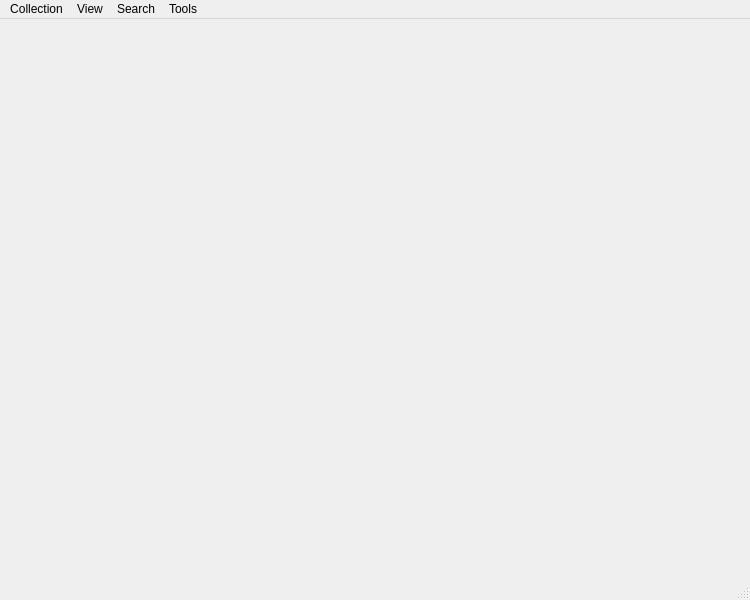
<?xml version="1.0" encoding="UTF-8"?>
<ui version="4.0">
 <class>MainWindow</class>
 <widget class="QMainWindow" name="MainWindow">
  <property name="geometry">
   <rect>
    <x>0</x>
    <y>0</y>
    <width>750</width>
    <height>600</height>
   </rect>
  </property>
  <property name="windowTitle">
   <string>Collector</string>
  </property>
  <property name="windowIcon">
   <iconset resource="img/img.qrc">
    <normaloff>:/collection.png</normaloff>:/collection.png</iconset>
  </property>
  <property name="unifiedTitleAndToolBarOnMac">
   <bool>true</bool>
  </property>
  <widget class="QWidget" name="centralwidget">
   <layout class="QVBoxLayout" name="verticalLayout">
    <item>
     <widget class="QWidget" name="wContainer" native="true"/>
    </item>
   </layout>
  </widget>
  <widget class="QMenuBar" name="menubar">
   <property name="geometry">
    <rect>
     <x>0</x>
     <y>0</y>
     <width>750</width>
     <height>22</height>
    </rect>
   </property>
   <widget class="QMenu" name="menuFile">
    <property name="title">
     <string>Collection</string>
    </property>
    <addaction name="actionProperties"/>
    <addaction name="separator"/>
   </widget>
   <widget class="QMenu" name="menuSearch">
    <property name="title">
     <string>Search</string>
    </property>
    <addaction name="actionQuick_search"/>
    <addaction name="actionAdvanced_Search"/>
   </widget>
   <widget class="QMenu" name="menuTools">
    <property name="title">
     <string>Tools</string>
    </property>
    <addaction name="actionDiscover"/>
    <addaction name="actionExport"/>
    <addaction name="actionImport"/>
    <addaction name="actionPreferences"/>
   </widget>
   <widget class="QMenu" name="menuView">
    <property name="title">
     <string>View</string>
    </property>
    <addaction name="actionView_Dashboard"/>
    <addaction name="actionFullscreen"/>
   </widget>
   <addaction name="menuFile"/>
   <addaction name="menuView"/>
   <addaction name="menuSearch"/>
   <addaction name="menuTools"/>
  </widget>
  <widget class="QStatusBar" name="statusbar"/>
  <action name="actionQuick_search">
   <property name="icon">
    <iconset resource="img/img.qrc">
     <normaloff>:/ico/search.png</normaloff>:/ico/search.png</iconset>
   </property>
   <property name="text">
    <string>Quick search...</string>
   </property>
   <property name="shortcut">
    <string>Ctrl+F</string>
   </property>
  </action>
  <action name="actionView_Dashboard">
   <property name="icon">
    <iconset resource="img/img.qrc">
     <normaloff>:/dashboard.png</normaloff>:/dashboard.png</iconset>
   </property>
   <property name="text">
    <string>Dashboard</string>
   </property>
  </action>
  <action name="actionImport">
   <property name="icon">
    <iconset resource="img/img.qrc">
     <normaloff>:/import.png</normaloff>:/import.png</iconset>
   </property>
   <property name="text">
    <string>Import</string>
   </property>
  </action>
  <action name="actionExport">
   <property name="icon">
    <iconset resource="img/img.qrc">
     <normaloff>:/export.png</normaloff>:/export.png</iconset>
   </property>
   <property name="text">
    <string>Export</string>
   </property>
  </action>
  <action name="actionFullscreen">
   <property name="icon">
    <iconset resource="img/img.qrc">
     <normaloff>:/fullscreen.png</normaloff>:/fullscreen.png</iconset>
   </property>
   <property name="text">
    <string>Fullscreen</string>
   </property>
   <property name="shortcut">
    <string>Ctrl+Shift+F</string>
   </property>
  </action>
  <action name="actionDiscover">
   <property name="icon">
    <iconset resource="img/img.qrc">
     <normaloff>:/ico/browser.png</normaloff>:/ico/browser.png</iconset>
   </property>
   <property name="text">
    <string>Discover</string>
   </property>
  </action>
  <action name="actionPreferences">
   <property name="text">
    <string>Preferences</string>
   </property>
   <property name="iconText">
    <string>Preferences</string>
   </property>
  </action>
  <action name="actionAdvanced_Search">
   <property name="icon">
    <iconset resource="img/img.qrc">
     <normaloff>:/filter.png</normaloff>:/filter.png</iconset>
   </property>
   <property name="text">
    <string>Advanced search</string>
   </property>
  </action>
  <action name="actionProperties">
   <property name="icon">
    <iconset resource="img/img.qrc">
     <normaloff>:/ico/info.png</normaloff>:/ico/info.png</iconset>
   </property>
   <property name="text">
    <string>Properties</string>
   </property>
   <property name="shortcut">
    <string>Ctrl+I</string>
   </property>
  </action>
 </widget>
 <resources>
  <include location="img/img.qrc"/>
 </resources>
 <connections/>
</ui>
